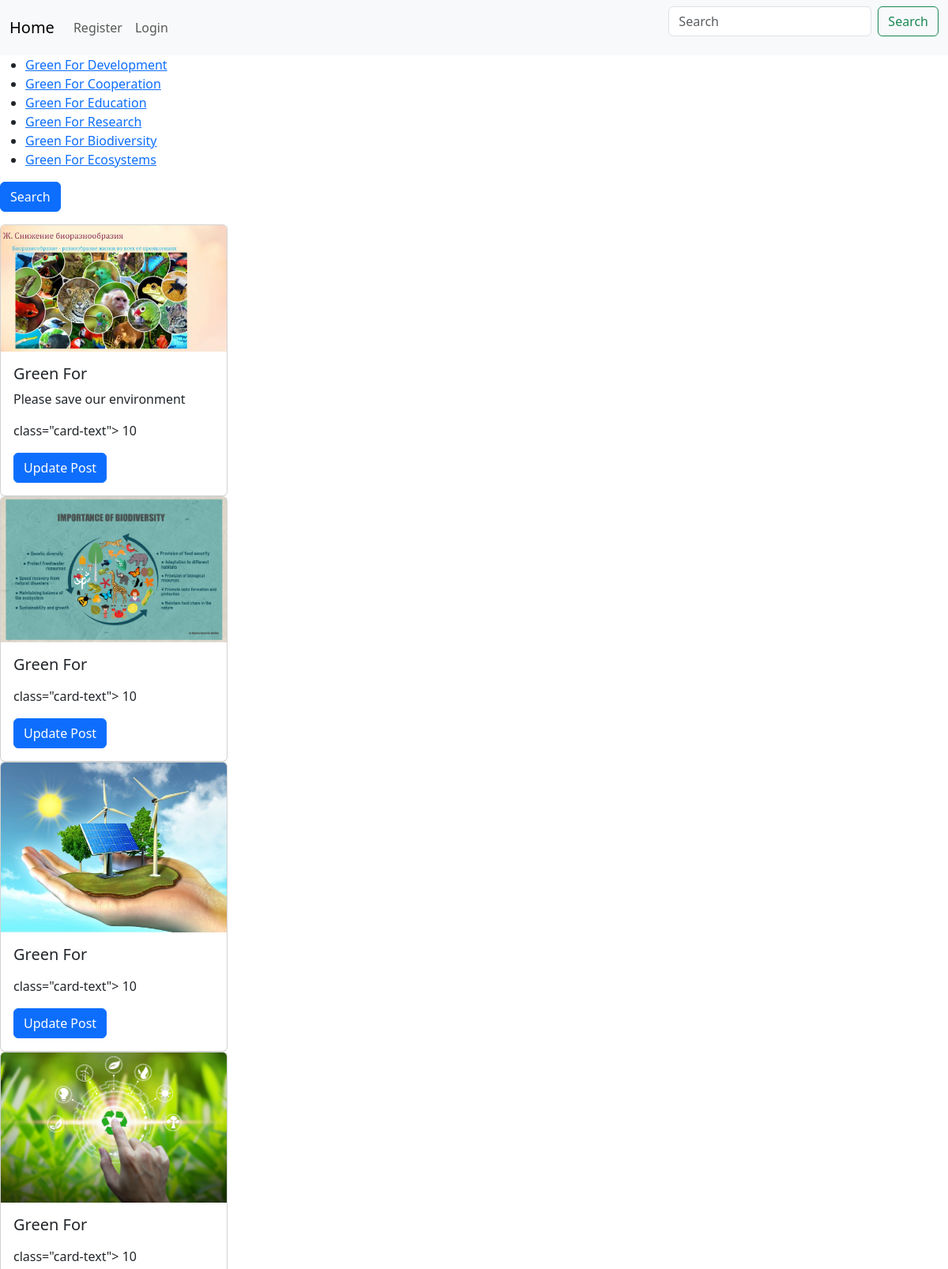
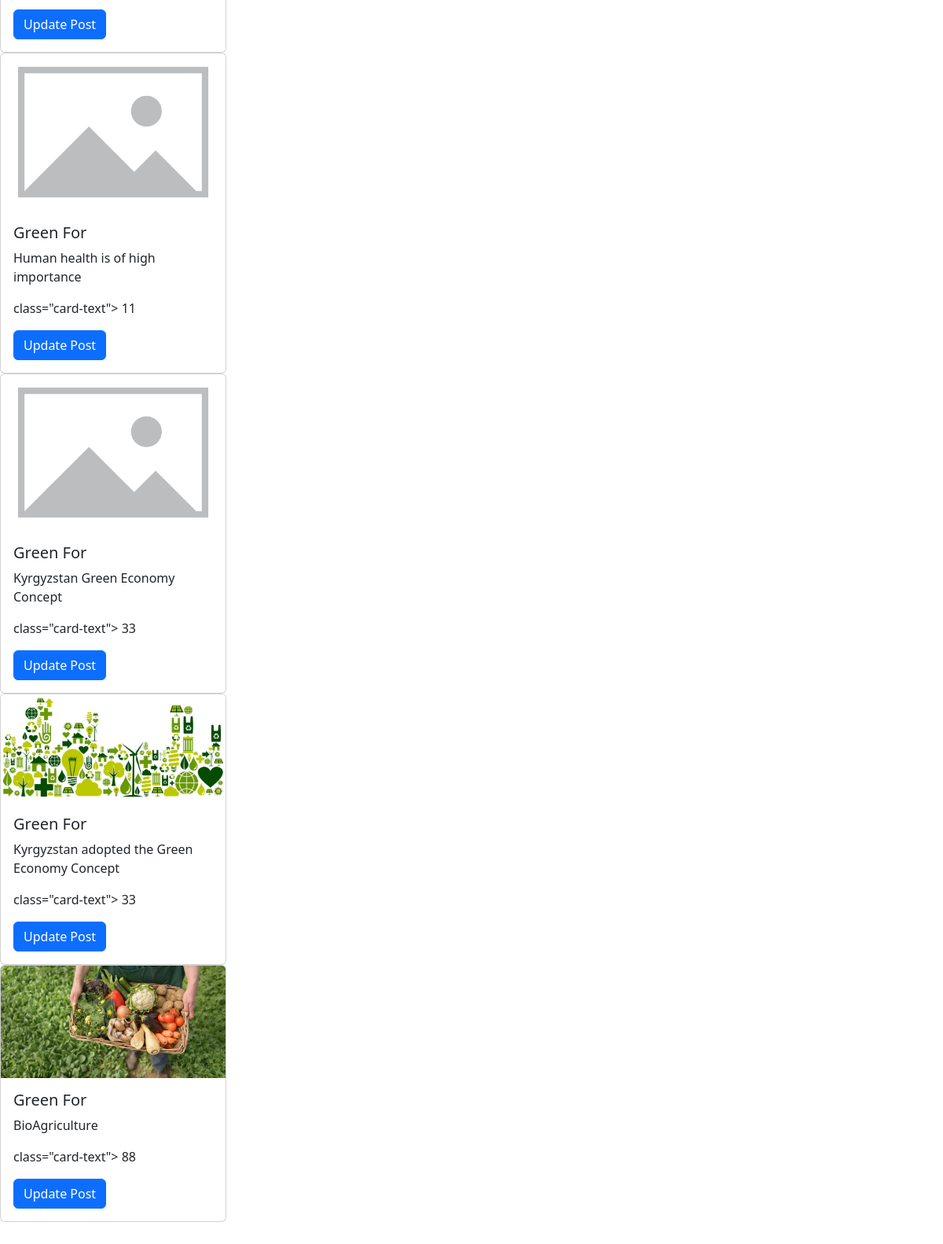
Screenshot of /posts2/ with the database file from the repository (2 pictures, top to bottom).
### posts/models.py (models this page shows, shortened)
class Post(models.Model):
    author = models.ForeignKey(User, on_delete=models.CASCADE, related_name="posts", null=True)
    image = models.ImageField(null=True, blank=True, upload_to="posts")
    title = models.CharField(max_length=50)
    content = models.TextField(null=True, blank=True)
    rate = models.IntegerField(default=0)
    created_at = models.DateTimeField(auto_now_add=True, null=True)
    updated_at = models.DateTimeField(auto_now=True, null=True)
    category = models.ForeignKey(Category, on_delete=models.CASCADE, null=True, blank=True)
    field = models.ManyToManyField(Field, blank=True)
    language = models.ForeignKey(Language, on_delete=models.CASCADE, null=True, blank=True)
    tag = models.ManyToManyField(Tag, null=True, blank=True)

### posts/views.py (the view)
# urls.py: path('posts2/', PostListView.as_view(), name='post_list2'),
class PostListView(ListView):
    model = Post
    form = SearchForm()
    template_name = "post_list.html"
    context_object_name = "posts"

### templates/post_list.html (shortened to what this page needs)
{%extends "main.html"%}
{%load static%}
{%block content%}
<form action="/posts/" method="get">
  <button type="submit" class="btn btn-primary">Search</button>
</form>
{% for post in posts%}
<div class="card" style="width: 18rem;">
  {%if post.image%}
  <img src="{{post.image.url}}" class="card-img-top" alt="...">
  {%else%}
  <img src="{%static 'staticfile.jpg'%}" class="card-img-top" alt="...">
  {%endif%}
  <div class="card-body">
    <h5 class="card-title">Green For</h5>
    <p class="card-text">{{post.content}}</p>
    <p> class="card-text"> {{post.rate}}</p>
    <a href="/posts/{{post.id}}" class="btn btn-primary">Update Post</a>
  </div>
</div>
{% endfor %}
{% endblock %}

### templates/main.html (shortened to what this page needs)
<header>
<link rel="stylesheet" href="https://cdn.jsdelivr.net/npm/bootstrap@5.3.2/dist/css/bootstrap.min.css">
    <nav class="navbar navbar-expand-lg bg-body-tertiary">
  <div class="container-fluid">
    <a class="navbar-brand" href="/">Home</a>
    <div class="collapse navbar-collapse" id="navbarSupportedContent">
      <ul class="navbar-nav me-auto mb-2 mb-lg-0">
          {%if request.user.is_authenticated%}
          <li class="nav-item">
              <a class="nav-link active" aria-current="page" href="/posts">Posts</a>
        </li>
        <li class="nav-item">
            <a class="nav-link" href="/posts/create/">Create Post</a>
        </li>
        </li>
        <li class="nav-item">
            <a class="nav-link" href="/logout/">Logout</a>
        </li>
        <li class="nav-item">
            <a class="nav-link" href="/profile/">Profile</a>
        </li>
        {%else%}
        <li class="nav-item">
            <a class="nav-link" href="/register/">Register</a>
        </li>
        <li class="nav-item">
            <a class="nav-link" href="/login/">Login</a>
        </li>
        {%endif%}
      </ul>
      <form class="d-flex" role="search">
        <input class="form-control me-2" type="search" placeholder="Search" aria-label="Search">
        <button class="btn btn-outline-success" type="submit">Search</button>
      </form>
    </div>
  </div>
</nav>
<body>
    <nav>
        <ul>
            <li><a href="/Green For Development">Green For Development</a> </li>
            <li><a href="/Green For Cooperation">Green For Cooperation</a> </li>
            <li><a href="/Green For Education">Green For Education</a> </li>
            <li><a href="/Green For Research"> Green For Research</a> </li>
            <li><a href="/Green For Biodiversity">Green For Biodiversity</a> </li>
            <li><a href="/Green For Ecosystems">Green For Ecosystems</a> </li>
        </ul>
    </nav>
</body>
<footer>
{%block content%}
{%endblock%}
</footer>

### rows the page displays
Post: image (picture), content "Please save our environment", rate "10"
Post: image (picture), rate "10"
Post: image (picture), rate "10"
Post: image (picture), rate "10"
Post: content "Human health is of high importance", rate "11"
Post: content "Kyrgyzstan Green Economy Concept", rate "33"
Post: image (picture), content "Kyrgyzstan adopted the Green Economy Concept", rate "33"
Post: image (picture), content "BioAgriculture", rate "88"
